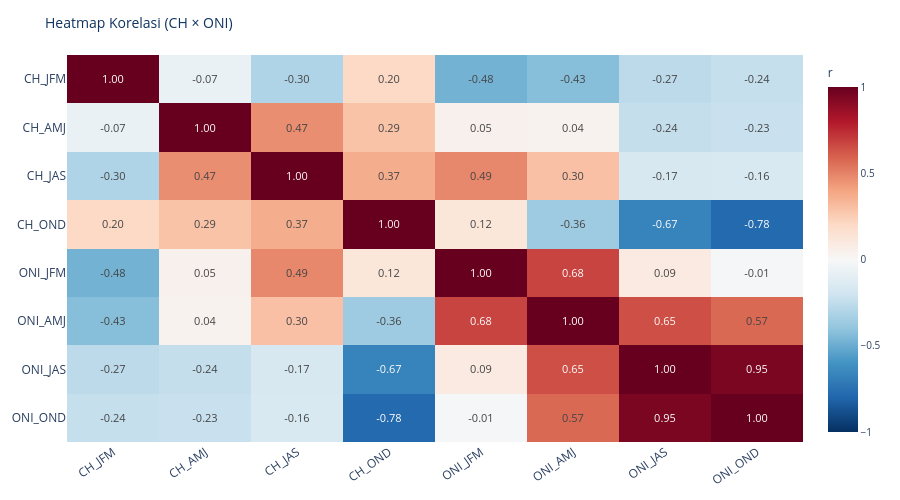

This figure's notebook cell:
### Markdown cell above
## 4. Heatmap Korelasi Lengkap (Tab 3 — Heatmap Full)

### Code cell
fig_heat_full = px.imshow(
    corr_mat,
    text_auto='.2f',
    color_continuous_scale='RdBu_r',
    zmin=-1, zmax=1,
    aspect='auto',
    title='Heatmap Korelasi (CH × ONI)',
)
fig_heat_full.update_layout(
    plot_bgcolor='white', paper_bgcolor='white',
    title_font=dict(size=14, color='#0f3460'),
    coloraxis_colorbar=dict(title='r', tickfont=dict(size=10)),
    height=500,
    margin=dict(l=20, r=20, t=55, b=20),
    xaxis=dict(tickangle=-35),
)
fig_heat_full.update_traces(textfont_size=11)
fig_heat_full.show()

### Figure 1 — Plotly figure (JSON) as saved in the notebook; plotly's stock layout.template omitted (floating-point values rounded to 4 significant figures)
{"data": [{"coloraxis": "coloraxis", "hovertemplate": "x: %{x}<br>y: %{y}<br>color: %{z}<extra></extra>", "name": "0", "textfont": {"size": 11}, "texttemplate": "%{z:.2f}", "type": "heatmap", "x": ["CH_JFM", "CH_AMJ", "CH_JAS", "CH_OND", "ONI_JFM", "ONI_AMJ", "ONI_JAS", "ONI_OND"], "xaxis": "x", "y": ["CH_JFM", "CH_AMJ", "CH_JAS", "CH_OND", "ONI_JFM", "ONI_AMJ", "ONI_JAS", "ONI_OND"], "yaxis": "y", "z": [[1.0, -0.06859, -0.3032, 0.2022, -0.4759, -0.4272, -0.2657, -0.2382], [-0.06859, 1.0, 0.4652, 0.2885, 0.04763, 0.03786, -0.2426, -0.2265], [-0.3032, 0.4652, 1.0, 0.3675, 0.4882, 0.2991, -0.1686, -0.1602], [0.2022, 0.2885, 0.3675, 1.0, 0.12, -0.3614, -0.6709, -0.7808], [-0.4759, 0.04763, 0.4882, 0.12, 1.0, 0.6777, 0.09211, -0.007907], [-0.4272, 0.03786, 0.2991, -0.3614, 0.6777, 1.0, 0.6477, 0.573], [-0.2657, -0.2426, -0.1686, -0.6709, 0.09211, 0.6477, 1.0, 0.9484], [-0.2382, -0.2265, -0.1602, -0.7808, -0.007907, 0.573, 0.9484, 1.0]]}], "layout": {"coloraxis": {"cmax": 1, "cmin": -1, "colorbar": {"tickfont": {"size": 10}, "title": {"text": "r"}}, "colorscale": [[0, "rgb(5,48,97)"], [0.1, "rgb(33,102,172)"], [0.2, "rgb(67,147,195)"], [0.3, "rgb(146,197,222)"], [0.4, "rgb(209,229,240)"], [0.5, "rgb(247,247,247)"], [0.6, "rgb(253,219,199)"], [0.7, "rgb(244,165,130)"], [0.8, "rgb(214,96,77)"], [0.9, "rgb(178,24,43)"], [1, "rgb(103,0,31)"]]}, "height": 500, "margin": {"b": 20, "l": 20, "r": 20, "t": 55}, "paper_bgcolor": "white", "plot_bgcolor": "white", "title": {"font": {"color": "#0f3460", "size": 14}, "text": "Heatmap Korelasi (CH × ONI)"}, "xaxis": {"anchor": "y", "domain": [0, 1], "tickangle": -35}, "yaxis": {"anchor": "x", "autorange": "reversed", "domain": [0, 1]}}}
